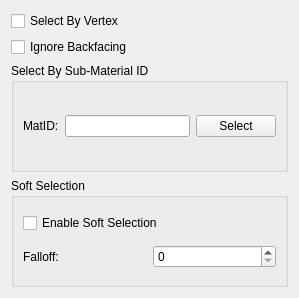
<?xml version="1.0" encoding="UTF-8"?>
<ui version="4.0">
 <class>CSubObjSelectionPanel</class>
 <widget class="QWidget" name="CSubObjSelectionPanel">
  <property name="geometry">
   <rect>
    <x>0</x>
    <y>0</y>
    <width>299</width>
    <height>298</height>
   </rect>
  </property>
  <layout class="QVBoxLayout" name="verticalLayout">
   <item>
    <widget class="QCheckBox" name="SELECT_BY_VERTEX">
     <property name="text">
      <string>Select By Vertex</string>
     </property>
    </widget>
   </item>
   <item>
    <widget class="QCheckBox" name="IGNORE_BACKFACING">
     <property name="text">
      <string>Ignore Backfacing</string>
     </property>
    </widget>
   </item>
   <item>
    <widget class="QGroupBox" name="SUB_MATERIAL_ID_GPBOX">
     <property name="title">
      <string>Select By Sub-Material ID</string>
     </property>
     <layout class="QHBoxLayout" name="horizontalLayout">
      <item>
       <widget class="QLabel" name="MATID_LABEL">
        <property name="text">
         <string>MatID:</string>
        </property>
        <property name="alignment">
         <set>Qt::AlignLeading|Qt::AlignLeft|Qt::AlignVCenter</set>
        </property>
       </widget>
      </item>
      <item>
       <widget class="QLineEdit" name="MATID_LINEEDIT">
        <property name="alignment">
         <set>Qt::AlignLeading|Qt::AlignLeft|Qt::AlignVCenter</set>
        </property>
       </widget>
      </item>
      <item>
       <widget class="QPushButton" name="SELECT_MATID">
        <property name="text">
         <string>Select</string>
        </property>
       </widget>
      </item>
     </layout>
    </widget>
   </item>
   <item>
    <widget class="QGroupBox" name="SOFT_SELECTION_GPBOX">
     <property name="title">
      <string>Soft Selection</string>
     </property>
     <layout class="QVBoxLayout" name="verticalLayout_2">
      <item>
       <widget class="QCheckBox" name="SOFT_SELECTION">
        <property name="text">
         <string>Enable Soft Selection</string>
        </property>
       </widget>
      </item>
      <item>
       <layout class="QHBoxLayout" name="horizontalLayout_2">
        <item>
         <widget class="QLabel" name="FALLOFF_LABEL">
          <property name="text">
           <string>Falloff:</string>
          </property>
          <property name="alignment">
           <set>Qt::AlignLeading|Qt::AlignLeft|Qt::AlignVCenter</set>
          </property>
         </widget>
        </item>
        <item>
         <widget class="QSpinBox" name="FALLOFF_SPINBOX">
          <property name="alignment">
           <set>Qt::AlignLeading|Qt::AlignLeft|Qt::AlignVCenter</set>
          </property>
         </widget>
        </item>
       </layout>
      </item>
     </layout>
    </widget>
   </item>
  </layout>
 </widget>
 <resources/>
 <connections/>
</ui>
